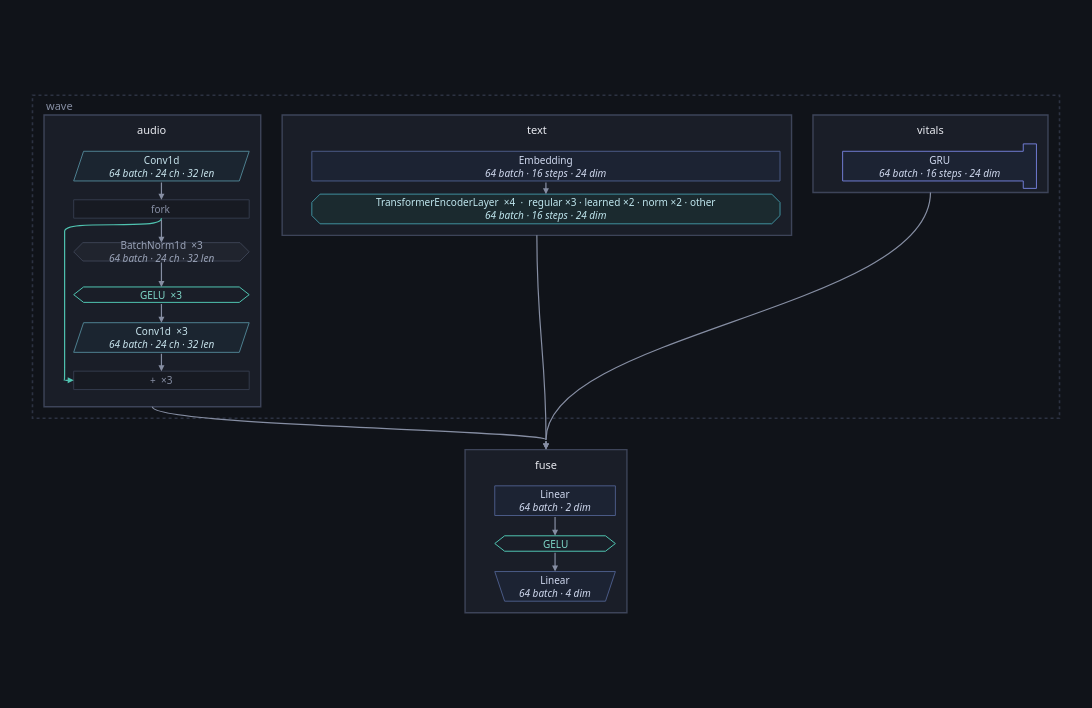

Write notebook code for a chart like this one.
### Markdown cell above
## The symptoms

**No flag at all.** Every gradient arrives, nothing is dead, nothing
saturates. The network is in perfect health and it is costing about a quarter
of the loss, which is exactly the kind of thing no health check is looking
for. The diagnosis is in the picture:

### Code cell
pinched.figure(inside=architecture(pinched, ONE))

### Figure 1 — Plotly figure (JSON) as saved in the notebook; plotly's stock layout.template omitted (floating-point values rounded to 4 significant figures)
{"data": [{"hoverinfo": "text", "hovertext": ["<b>audio</b><br>class: Audio<br>device: cpu", "<b>text</b><br>class: Text<br>device: cpu", "<b>vitals</b><br>class: Vitals<br>device: cpu", "<b>fuse</b><br>class: Fuse<br>device: cpu"], "marker": {"opacity": 0, "size": 1}, "mode": "markers", "showlegend": false, "type": "scatter", "x": [145.5, 612.1, 1090.0, 623.2], "y": [201.0, 97.0, 71.0, 529.0]}], "layout": {"annotations": [{"align": "left", "font": {"color": "#868ea3", "family": "system-ui, -apple-system, Segoe UI, Roboto, sans-serif", "size": 11}, "showarrow": false, "text": "wave", "x": 14.0, "xanchor": "left", "y": 12.0, "yanchor": "middle"}, {"align": "center", "font": {"color": "#e7e9ef", "family": "system-ui, -apple-system, Segoe UI, Roboto, sans-serif", "size": 11}, "showarrow": false, "text": "audio", "x": 145.5, "xanchor": "center", "y": 41.5, "yanchor": "middle"}, {"align": "center", "font": {"color": "#c7e3ec", "family": "system-ui, -apple-system, Segoe UI, Roboto, sans-serif", "size": 10}, "showarrow": false, "text": "Conv1d<br><i>64 batch · 24 ch · 32 len</i>", "x": 156.5, "xanchor": "center", "y": 86.0, "yanchor": "middle"}, {"align": "center", "font": {"color": "#868ea3", "family": "system-ui, -apple-system, Segoe UI, Roboto, sans-serif", "size": 10}, "showarrow": false, "text": "fork", "x": 156.5, "xanchor": "center", "y": 138.0, "yanchor": "middle"}, {"align": "center", "font": {"color": "#9aa3b8", "family": "system-ui, -apple-system, Segoe UI, Roboto, sans-serif", "size": 10}, "showarrow": false, "text": "BatchNorm1d  ×3<br><i>64 batch · 24 ch · 32 len</i>", "x": 156.5, "xanchor": "center", "y": 190.0, "yanchor": "middle"}, {"align": "center", "font": {"color": "#7fd8c9", "family": "system-ui, -apple-system, Segoe UI, Roboto, sans-serif", "size": 10}, "showarrow": false, "text": "GELU  ×3", "x": 156.5, "xanchor": "center", "y": 242.0, "yanchor": "middle"}, {"align": "center", "font": {"color": "#c7e3ec", "family": "system-ui, -apple-system, Segoe UI, Roboto, sans-serif", "size": 10}, "showarrow": false, "text": "Conv1d  ×3<br><i>64 batch · 24 ch · 32 len</i>", "x": 156.5, "xanchor": "center", "y": 294.0, "yanchor": "middle"}, {"align": "center", "font": {"color": "#868ea3", "family": "system-ui, -apple-system, Segoe UI, Roboto, sans-serif", "size": 10}, "showarrow": false, "text": "+  ×3", "x": 156.5, "xanchor": "center", "y": 346.0, "yanchor": "middle"}, {"align": "center", "font": {"color": "#e7e9ef", "family": "system-ui, -apple-system, Segoe UI, Roboto, sans-serif", "size": 11}, "showarrow": false, "text": "text", "x": 612.1, "xanchor": "center", "y": 41.5, "yanchor": "middle"}, {"align": "center", "font": {"color": "#cfd8ee", "family": "system-ui, -apple-system, Segoe UI, Roboto, sans-serif", "size": 10}, "showarrow": false, "text": "Embedding<br><i>64 batch · 16 steps · 24 dim</i>", "x": 623.1, "xanchor": "center", "y": 86.0, "yanchor": "middle"}, {"align": "center", "font": {"color": "#bfe6ee", "family": "system-ui, -apple-system, Segoe UI, Roboto, sans-serif", "size": 10}, "showarrow": false, "text": "TransformerEncoderLayer  ×4  ·  regular ×3 · learned ×2 · norm ×2 · other<br><i>64 batch · 16 steps · 24 dim</i>", "x": 623.1, "xanchor": "center", "y": 138.0, "yanchor": "middle"}, {"align": "center", "font": {"color": "#e7e9ef", "family": "system-ui, -apple-system, Segoe UI, Roboto, sans-serif", "size": 11}, "showarrow": false, "text": "vitals", "x": 1090.0, "xanchor": "center", "y": 41.5, "yanchor": "middle"}, {"align": "center", "font": {"color": "#cfd8ee", "family": "system-ui, -apple-system, Segoe UI, Roboto, sans-serif", "size": 10}, "showarrow": false, "text": "GRU<br><i>64 batch · 16 steps · 24 dim</i>", "x": 1101.0, "xanchor": "center", "y": 86.0, "yanchor": "middle"}, {"align": "center", "font": {"color": "#e7e9ef", "family": "system-ui, -apple-system, Segoe UI, Roboto, sans-serif", "size": 11}, "showarrow": false, "text": "fuse", "x": 623.2, "xanchor": "center", "y": 447.5, "yanchor": "middle"}, {"align": "center", "font": {"color": "#cfd8ee", "family": "system-ui, -apple-system, Segoe UI, Roboto, sans-serif", "size": 10}, "showarrow": false, "text": "Linear<br><i>64 batch · 2 dim</i>", "x": 634.2, "xanchor": "center", "y": 492.0, "yanchor": "middle"}, {"align": "center", "font": {"color": "#7fd8c9", "family": "system-ui, -apple-system, Segoe UI, Roboto, sans-serif", "size": 10}, "showarrow": false, "text": "GELU", "x": 634.2, "xanchor": "center", "y": 544.0, "yanchor": "middle"}, {"align": "center", "font": {"color": "#cfd8ee", "family": "system-ui, -apple-system, Segoe UI, Roboto, sans-serif", "size": 10}, "showarrow": false, "text": "Linear<br><i>64 batch · 4 dim</i>", "x": 634.2, "xanchor": "center", "y": 596.0, "yanchor": "middle"}, {"arrowcolor": "#868ea3", "arrowhead": 2, "arrowsize": 1, "arrowwidth": 1.2, "ax": 156.5, "axref": "x", "ay": 149.2, "ayref": "y", "showarrow": true, "text": "", "x": 156.5, "xref": "x", "y": 178.8, "yref": "y"}, {"arrowcolor": "#868ea3", "arrowhead": 2, "arrowsize": 1, "arrowwidth": 1.2, "ax": 156.5, "axref": "x", "ay": 201.2, "ayref": "y", "showarrow": true, "text": "", "x": 156.5, "xref": "x", "y": 232.6, "yref": "y"}, {"arrowcolor": "#868ea3", "arrowhead": 2, "arrowsize": 1, "arrowwidth": 1.2, "ax": 156.5, "axref": "x", "ay": 251.4, "ayref": "y", "showarrow": true, "text": "", "x": 156.5, "xref": "x", "y": 276.0, "yref": "y"}, {"arrowcolor": "#4fc3b0", "arrowhead": 2, "arrowsize": 1, "arrowwidth": 1.2, "ax": 38.0, "axref": "x", "ay": 346.0, "ayref": "y", "showarrow": true, "text": "", "x": 50.0, "xref": "x", "y": 346.0, "yref": "y"}, {"arrowcolor": "#868ea3", "arrowhead": 2, "arrowsize": 1, "arrowwidth": 1.2, "ax": 156.5, "axref": "x", "ay": 312.0, "ayref": "y", "showarrow": true, "text": "", "x": 156.5, "xref": "x", "y": 334.8, "yref": "y"}, {"arrowcolor": "#868ea3", "arrowhead": 2, "arrowsize": 1, "arrowwidth": 1.2, "ax": 156.5, "axref": "x", "ay": 104.0, "ayref": "y", "showarrow": true, "text": "", "x": 156.5, "xref": "x", "y": 126.8, "yref": "y"}, {"arrowcolor": "#868ea3", "arrowhead": 2, "arrowsize": 1, "arrowwidth": 1.2, "ax": 623.1, "axref": "x", "ay": 104.0, "ayref": "y", "showarrow": true, "text": "", "x": 623.1, "xref": "x", "y": 120.0, "yref": "y"}, {"arrowcolor": "#868ea3", "arrowhead": 2, "arrowsize": 1, "arrowwidth": 1.2, "ax": 634.2, "axref": "x", "ay": 510.0, "ayref": "y", "showarrow": true, "text": "", "x": 634.2, "xref": "x", "y": 534.6, "yref": "y"}, {"arrowcolor": "#868ea3", "arrowhead": 2, "arrowsize": 1, "arrowwidth": 1.2, "ax": 634.2, "axref": "x", "ay": 553.4, "ayref": "y", "showarrow": true, "text": "", "x": 634.2, "xref": "x", "y": 578.0, "yref": "y"}, {"arrowcolor": "#868ea3", "arrowhead": 2, "arrowsize": 1, "arrowwidth": 1.2, "ax": 623.2, "axref": "x", "ay": 418.0, "ayref": "y", "showarrow": true, "text": "", "x": 623.2, "xref": "x", "y": 430.0, "yref": "y"}, {"arrowcolor": "#868ea3", "arrowhead": 2, "arrowsize": 1, "arrowwidth": 1.2, "ax": 623.2, "axref": "x", "ay": 418.0, "ayref": "y", "showarrow": true, "text": "", "x": 623.2, "xref": "x", "y": 430.0, "yref": "y"}, {"arrowcolor": "#868ea3", "arrowhead": 2, "arrowsize": 1, "arrowwidth": 1.2, "ax": 623.2, "axref": "x", "ay": 418.0, "ayref": "y", "showarrow": true, "text": "", "x": 623.2, "xref": "x", "y": 430.0, "yref": "y"}], "font": {"color": "#e7e9ef", "family": "system-ui, -apple-system, Segoe UI, Roboto, sans-serif", "size": 12}, "height": 708.0, "hoverlabel": {"align": "left", "bgcolor": "#1a1e28", "bordercolor": "#2c3242", "font": {"color": "#e7e9ef", "family": "system-ui, -apple-system, Segoe UI, Roboto, sans-serif"}}, "legend": {"bgcolor": "rgba(0,0,0,0)", "font": {"color": "#868ea3"}, "orientation": "h", "x": 1, "xanchor": "right", "y": 1.02, "yanchor": "bottom"}, "margin": {"b": 16, "l": 16, "r": 16, "t": 16}, "paper_bgcolor": "#101319", "plot_bgcolor": "#101319", "shapes": [{"fillcolor": "rgba(0,0,0,0)", "layer": "below", "line": {"color": "#2c3242", "dash": "dot", "width": 1.6}, "type": "rect", "x0": 0.0, "x1": 1246.0, "y0": 0.0, "y1": 392.0}, {"fillcolor": "#1a1e28", "layer": "below", "line": {"color": "#3d4459", "width": 1.4}, "type": "rect", "x0": 14.0, "x1": 277.0, "y0": 24.0, "y1": 378.0}, {"fillcolor": "#1b2530", "layer": "below", "line": {"color": "#4d7f8f", "width": 1.0}, "path": "M 62.0,68.0 L 263.0,68.0 L 251.0,104.0 L 50.0,104.0 Z", "type": "path", "xref": "x", "yref": "y"}, {"fillcolor": "#171a22", "layer": "below", "line": {"color": "#333a4b", "width": 1.0}, "path": "M 50.0,126.84 L 263.0,126.84 L 263.0,149.16 L 50.0,149.16 Z", "type": "path", "xref": "x", "yref": "y"}, {"fillcolor": "#20242e", "layer": "below", "line": {"color": "#3a4152", "width": 1.0}, "path": "M 61.16,178.84 L 251.84,178.84 L 263.0,190.0 L 251.84,201.16 L 61.16,201.16 L 50.0,190.0 Z", "type": "path", "xref": "x", "yref": "y"}, {"fillcolor": "rgba(0,0,0,0)", "layer": "below", "line": {"color": "#4fc3b0", "width": 1.0}, "path": "M 50.0,242.0 L 62.0,232.64 L 251.0,232.64 L 263.0,242.0 L 251.0,251.35999999999999 L 62.0,251.35999999999999 Z", "type": "path", "xref": "x", "yref": "y"}, {"fillcolor": "#1b2530", "layer": "below", "line": {"color": "#4d7f8f", "width": 1.0}, "path": "M 62.0,276.0 L 263.0,276.0 L 251.0,312.0 L 50.0,312.0 Z", "type": "path", "xref": "x", "yref": "y"}, {"fillcolor": "#171a22", "layer": "below", "line": {"color": "#333a4b", "width": 1.0}, "path": "M 50.0,334.84 L 263.0,334.84 L 263.0,357.15999999999997 L 50.0,357.15999999999997 Z", "type": "path", "xref": "x", "yref": "y"}, {"fillcolor": "#1a1e28", "layer": "below", "line": {"color": "#3d4459", "width": 1.4}, "type": "rect", "x0": 303.0, "x1": 921.2, "y0": 24.0, "y1": 170.0}, {"fillcolor": "#1c2333", "layer": "below", "line": {"color": "#4a5a86", "width": 1.0}, "path": "M 339.0,68.0 L 907.2,68.0 L 907.2,104.0 L 339.0,104.0 Z", "type": "path", "xref": "x", "yref": "y"}, {"fillcolor": "#1b2a2f", "layer": "below", "line": {"color": "#3f8f9d", "width": 1.0}, "path": "M 349.0,120.0 L 897.2,120.0 L 907.2,130.0 L 907.2,146.0 L 897.2,156.0 L 349.0,156.0 L 339.0,146.0 L 339.0,130.0 Z", "type": "path", "xref": "x", "yref": "y"}, {"fillcolor": "#1a1e28", "layer": "below", "line": {"color": "#3d4459", "width": 1.4}, "type": "rect", "x0": 947.2, "x1": 1232.0, "y0": 24.0, "y1": 118.0}, {"fillcolor": "#1c2333", "layer": "below", "line": {"color": "#6f7bd1", "width": 1.0}, "path": "M 983.2,68.0 L 1202.4,68.0 L 1202.4,59.0 L 1218.4,59.0 L 1218.4,113.0 L 1202.4,113.0 L 1202.4,104.0 L 983.2,104.0 Z", "type": "path", "xref": "x", "yref": "y"}, {"fillcolor": "#1a1e28", "layer": "below", "line": {"color": "#3d4459", "width": 1.4}, "type": "rect", "x0": 525.0, "x1": 721.4, "y0": 430.0, "y1": 628.0}, {"fillcolor": "#1c2333", "layer": "below", "line": {"color": "#4a5a86", "width": 1.0}, "path": "M 561.0,474.0 L 707.4,474.0 L 707.4,510.0 L 561.0,510.0 Z", "type": "path", "xref": "x", "yref": "y"}, {"fillcolor": "rgba(0,0,0,0)", "layer": "below", "line": {"color": "#4fc3b0", "width": 1.0}, "path": "M 561.0,544.0 L 573.0,534.64 L 695.4,534.64 L 707.4,544.0 L 695.4,553.36 L 573.0,553.36 Z", "type": "path", "xref": "x", "yref": "y"}, {"fillcolor": "#1c2333", "layer": "below", "line": {"color": "#4a5a86", "width": 1.0}, "path": "M 561.0,578.0 L 707.4,578.0 L 695.4,614.0 L 573.0,614.0 Z", "type": "path", "xref": "x", "yref": "y"}, {"layer": "below", "line": {"color": "#4fc3b0", "width": 1.2}, "path": "M 156.5,149.16 C 156.5,165.16 39.0,149.16 39.0,165.16 L 39.0,330.0 C 39.0,346.0 39.0,346.0 38.0,346.0", "type": "path", "xref": "x", "yref": "y"}, {"layer": "below", "line": {"color": "#868ea3", "width": 1.2}, "path": "M 145.5,378.0 C 145.5,401.4 623.2,406.6 623.2,418.0", "type": "path", "xref": "x", "yref": "y"}, {"layer": "below", "line": {"color": "#868ea3", "width": 1.2}, "path": "M 612.1,170.0 C 612.1,287.0 623.2,313.0 623.2,418.0", "type": "path", "xref": "x", "yref": "y"}, {"layer": "below", "line": {"color": "#868ea3", "width": 1.2}, "path": "M 1089.8000000000002,118.0 C 1089.8000000000002,258.4 623.2,289.6 623.2,418.0", "type": "path", "xref": "x", "yref": "y"}], "width": 1100, "xaxis": {"range": [-20, 1266.0], "visible": false}, "yaxis": {"range": [648.0, -20], "scaleanchor": "x", "visible": false}}}
